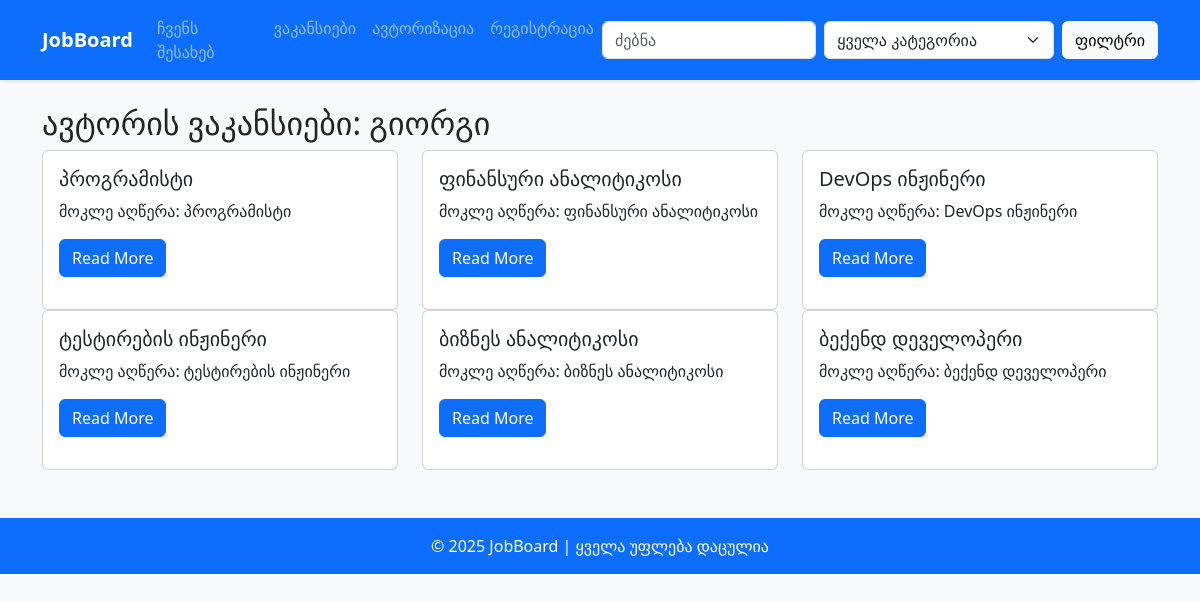
The page /author/2 on the database its author committed.
### app/models.py (models this page shows)
class User(db.Model,UserMixin):
    id=db.Column(db.Integer,primary_key=True)
    name=db.Column(db.String(80),nullable=False)
    email=db.Column(db.String(120),unique=True,nullable=False)
    password=db.Column(db.String(255),nullable=False)
    image=db.Column(db.String(255),default='default_profile.png')
    role=db.Column(db.String(20),default='user')
    jobs=db.relationship('Job',backref='author',lazy=True)

class Job(db.Model):
    id=db.Column(db.Integer,primary_key=True)
    title=db.Column(db.String(150),nullable=False)
    short_desc=db.Column(db.String(300),nullable=False)
    full_desc=db.Column(db.Text,nullable=False)
    company=db.Column(db.String(120),nullable=False)
    salary=db.Column(db.String(80))
    location=db.Column(db.String(120))
    category=db.Column(db.String(50))
    date_posted=db.Column(db.DateTime,default=datetime.utcnow)
    expire_date=db.Column(db.DateTime,default=lambda: datetime.utcnow()+timedelta(days=7))
    is_pinned=db.Column(db.Boolean,default=False)
    user_id=db.Column(db.Integer,db.ForeignKey('user.id'),nullable=False)

### app/routes.py (the view)
@main.route('/author/<int:user_id>')
def author_jobs(user_id):
    user = User.query.get_or_404(user_id)
    jobs = Job.query.filter_by(user_id=user.id).order_by(Job.date_posted.desc()).all()
    return render_template('author_jobs.html', user=user, jobs=jobs)

### app/templates/author_jobs.html
{% extends "base.html" %}{% block content %}<h2>ავტორის ვაკანსიები: {{ user.name }}</h2>
    <div class="row">{% for job in jobs %}
        <div class="col-md-4">
            <div class="card mb-3 h-100">
                <div class="card-body"><h5 class="card-title">{{ job.title }}</h5>
                    <p class="card-text">{{ job.short_desc }}</p><a
                            href="{{ url_for('main.job_detail', job_id=job.id) }}" class="btn btn-primary">Read More</a>
                </div>
            </div>
        </div>{% else %}<p>ამ ავტორს ჯერ არ აქვს ვაკანსიები.</p>{% endfor %}</div>{% endblock %}

### app/static/css/style.css (style rules this page uses)
body { background-color:#f8f9fa; }

### rows shown on the page
User: name "გიორგი"
Job: title "პროგრამისტი", short_desc "მოკლე აღწერა: პროგრამისტი"
Job: title "ფინანსური ანალიტიკოსი", short_desc "მოკლე აღწერა: ფინანსური ანალიტიკოსი"
Job: title "DevOps ინჟინერი", short_desc "მოკლე აღწერა: DevOps ინჟინერი"
Job: title "ტესტირების ინჟინერი", short_desc "მოკლე აღწერა: ტესტირების ინჟინერი"
Job: title "ბიზნეს ანალიტიკოსი", short_desc "მოკლე აღწერა: ბიზნეს ანალიტიკოსი"
Job: title "ბექენდ დეველოპერი", short_desc "მოკლე აღწერა: ბექენდ დეველოპერი"
